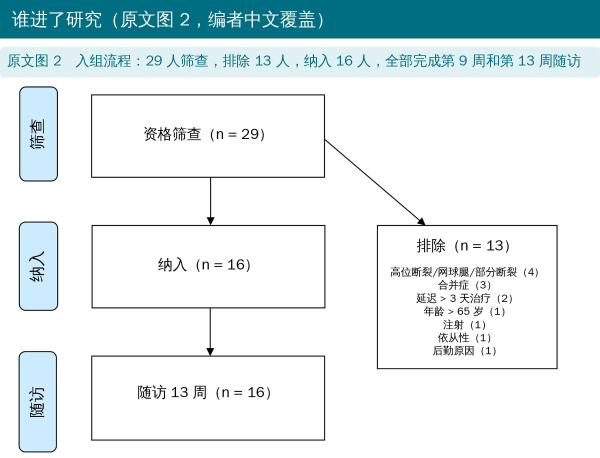
#> input picture wechat/achilles-rupture-early-pre-christensen/images/img05.jpg, 1200 x 915 px, given in place of title.png, which was not available (shown at 1/2 size)
$ python make_figs.py ../../achilles-rupture-early-pre-christensen/images/img05.jpg ../../acl-climbing-vagy/images/img09.jpg
#> lines starting #> are read from the running program, lines starting #| are printed output that depends on the picture; pictures that were not available may be replaced by others from this repository, and a replacement may not be noted
#!/usr/bin/env python3
"""Lupowitz 2023：照片背景海报上的英文模糊处理；图 1、图 2 等高并排；图 4 “核心四层金字塔”中文重绘；封面取自图 3。
用法：python3 make_figs.py <素材目录（x01..x04.png、title.png）> <输出目录>"""
import sys
from PIL import Image, ImageDraw, ImageFont, ImageFilter

SRC, OUT = sys.argv[1], sys.argv[2]
F = '/usr/share/fonts/truetype/wqy/wqy-zenhei.ttc'
RED = (171, 25, 66)
font = lambda s: ImageFont.truetype(F, s)
X = lambda i: Image.open(f'{SRC}/x{i:02d}.png').convert('RGB')


def blur(im, boxes):
    for b in boxes:
        reg = im.crop(b).filter(ImageFilter.GaussianBlur(14))
        im.paste(reg, b[:2])
    return im


def badge(im, t):
    d = ImageDraw.Draw(im); f = font(max(26, im.height // 22))
    w = d.textlength(t, font=f) + 24; h = f.size + 16
    x = im.width - w - 10; y = im.height - h - 10
    d.rounded_rectangle([x, y, x + w, y + h], 8, fill=RED)
    d.text((x + 12, y + 7), t, font=f, fill='white')
    return im


def pair(a, b, ta, tb, H=1100, gap=14):
    a = a.resize((round(a.width * H / a.height), H), Image.LANCZOS)
    b = b.resize((round(b.width * H / b.height), H), Image.LANCZOS)
    badge(a, ta); badge(b, tb)
    im = Image.new('RGB', (a.width + b.width + gap, H), 'white')
    im.paste(a, (0, 0)); im.paste(b, (a.width + gap, 0))
    return im


def save(im, name, W=1080):
    if im.width > W:
        im = im.resize((W, round(im.height * W / im.width)), Image.LANCZOS)
    im.save(f'{OUT}/{name}', quality=88)


save(Image.open(f'{SRC}/title.png').convert('RGB'), 'img01.jpg')
#> in save, `im = im.resize((W, round(im.height * W / im.width)), Image.LANCZOS)`:
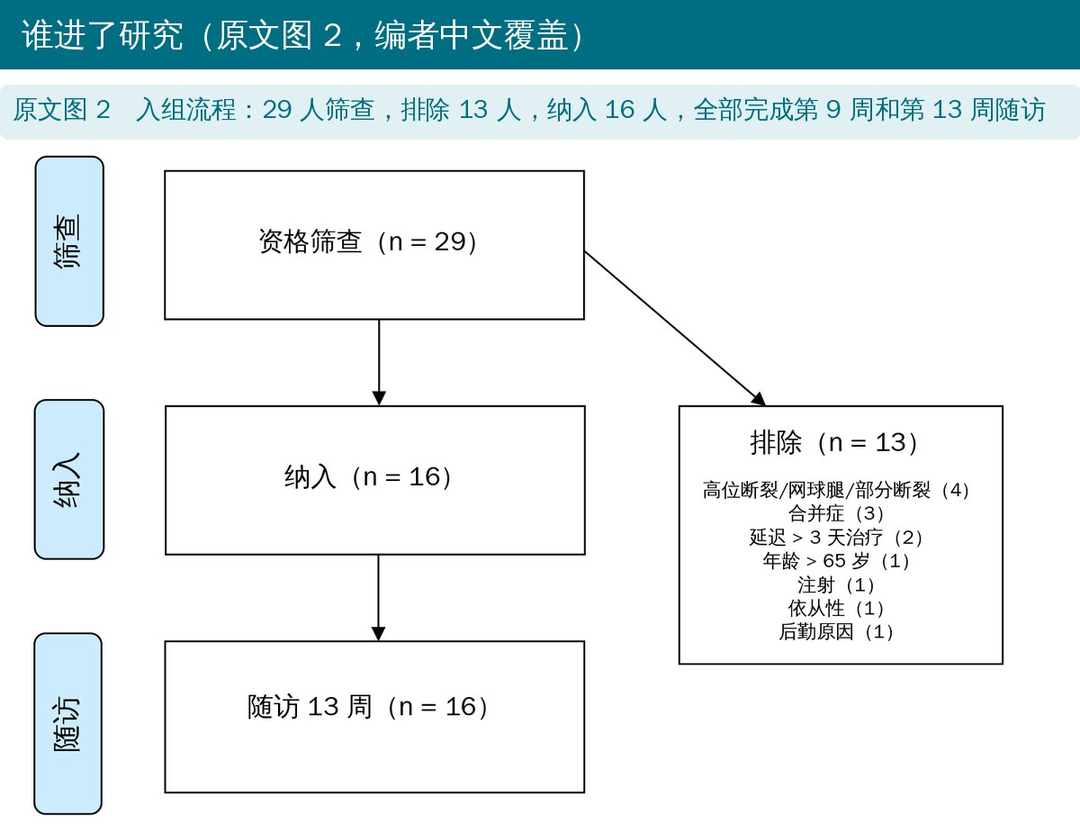
#> im: PIL image 1080x824 RGB; mean R, G, B 223.6, 234.9, 237.3
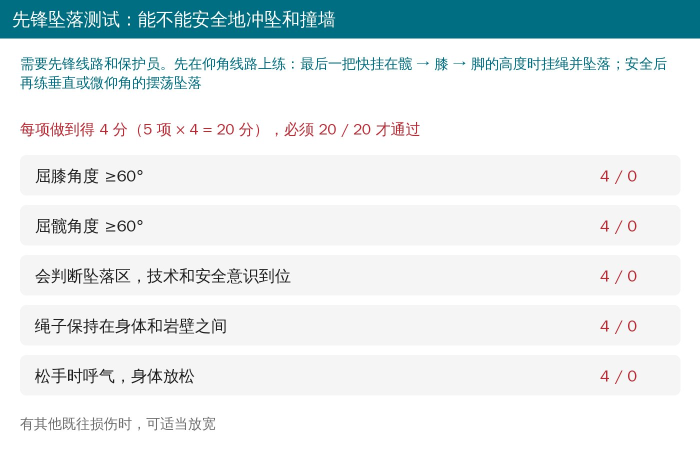
#> input picture wechat/acl-climbing-vagy/images/img09.jpg, 1400 x 950 px, given in place of x01.png, which was not available (shown at 1/2 size)
f1 = blur(X(1), [(0, 130, 130, 230)])
#> the loop in blur, `for b in boxes:` made 1 pass
#> b on pass 1: (0, 130, 130, 230)
#> pass 1, in blur, `reg = im.crop(b).filter(ImageFilter.GaussianBlur(14))`:
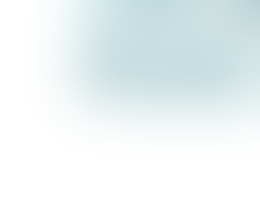
#> reg: PIL image 130x100 RGB (shown 2 times larger); mean R, G, B 234.6, 242.9, 243.6
f2 = blur(X(2), [(460, 110, 720, 215), (1290, 125, 1560, 230), (460, 1225, 720, 1335), (1135, 1238, 1410, 1296)])
#> the loop in blur (call 2), `for b in boxes:` made 4 passes
#> b on passes 1 to 4: (460, 110, 720, 215), (1290, 125, 1560, 230), (460, 1225, 720, 1335), (1135, 1238, 1410, 1296)
#> pass 1, in blur (call 2), `reg = im.crop(b).filter(ImageFilter.GaussianBlur(14))`:
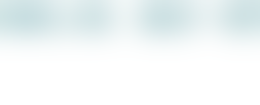
#> reg: PIL image 260x105 RGB; mean R, G, B 241.3, 246.8, 247.3
#> pass 2, in blur (call 2), `reg = im.crop(b).filter(ImageFilter.GaussianBlur(14))`:
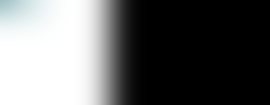
#> reg: PIL image 270x105 RGB; mean R, G, B 101.9, 102.7, 102.7
#> after the loop in blur (call 2), `for b in boxes:`: reg: PIL image 275x58 RGB; every value is 0
#> (the run stopped early here; a loop or call above may not have finished)
